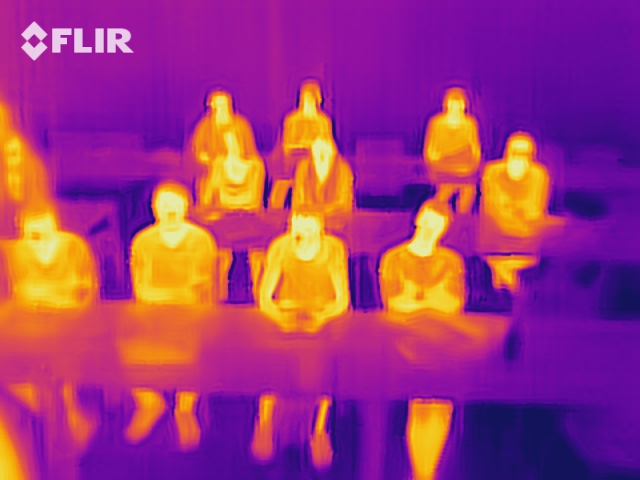
#> input picture testImages/FLIRImages/thermal3.jpg, 640 x 480 px
$ python smoothing.py
#> lines starting #> are read from the running program, lines starting #| are printed output that depends on the picture; after the words box and inside, x2 and y2 are one past the last pixel; in counts of white or black regions, pixels touching at a corner belong together
import cv2
import numpy as np

def nothing(x):
    pass

def smoothing():
    img = cv2.imread('../testImages/FLIRImages/thermal3.jpg')
#> img is the input picture: shape (480, 640, 3); mean B, G, R 121, 54.8, 157.6
    gray = cv2.cvtColor(img, cv2.COLOR_BGR2GRAY)
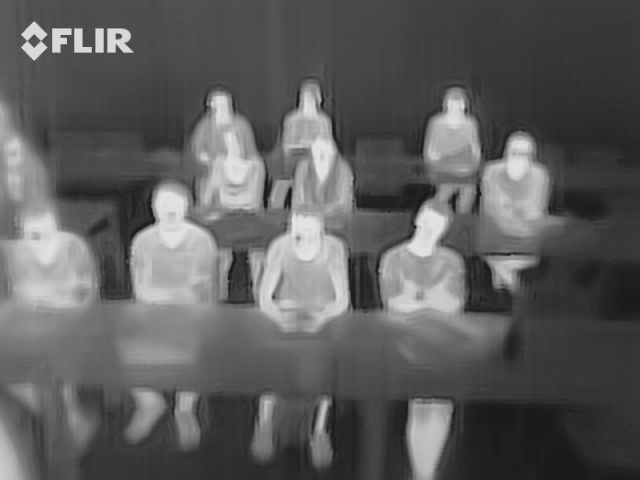
#> gray: shape (480, 640); min 26, max 226, mean 93.1

    cv2.namedWindow('Smoothing Transforms', cv2.WINDOW_AUTOSIZE)
    cv2.createTrackbar('Gaussian Kernel Value', 'Smoothing Transforms', 1, 100, nothing)
    cv2.createTrackbar('Smoothing Iterations', 'Smoothing Transforms', 0, 100, nothing)

    while True:
        gausKernelSize = cv2.getTrackbarPos('Gaussian Kernel Value', 'Smoothing Transforms')//2*2+1
        gausIterations = cv2.getTrackbarPos('Smoothing Iterations', 'Smoothing Transforms')

        # smoothing features
        gray_blur = cv2.GaussianBlur(gray, (gausKernelSize, gausKernelSize), gausIterations)

        adaptiveThresh = cv2.adaptiveThreshold(gray_blur, 255, cv2.ADAPTIVE_THRESH_GAUSSIAN_C, cv2.THRESH_BINARY, 11, 1)
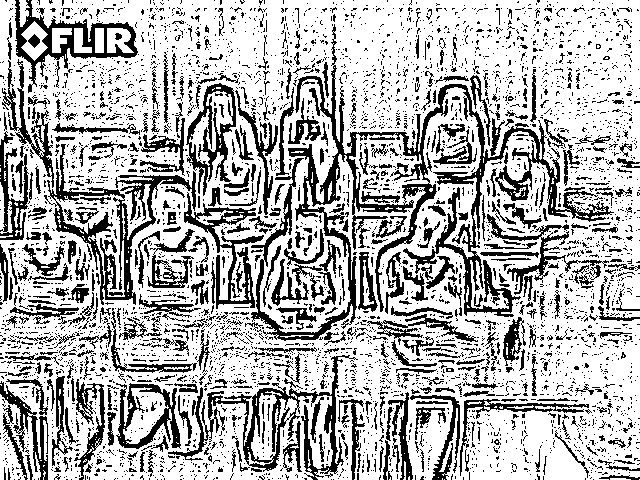
#> adaptiveThresh: shape (480, 640); 70.6% white; 4496 black regions (4009 under 20 px), largest, box (x1, y1, x2, y2) and area: (251, 24, 614, 341) 13925, (44, 144, 196, 305) 4074, (168, 355, 358, 480) 4011

        '''
        cv2.imshow('Threshold', binaryThresh)
        cv2.imshow('erosion', erosion)
        cv2.imshow('dilation', dilation)
        cv2.imshow('opening', opening)
        cv2.imshow('closing', closing)
        '''

        # Displaying Image
        combined = np.concatenate((gray_blur, adaptiveThresh), axis=1)
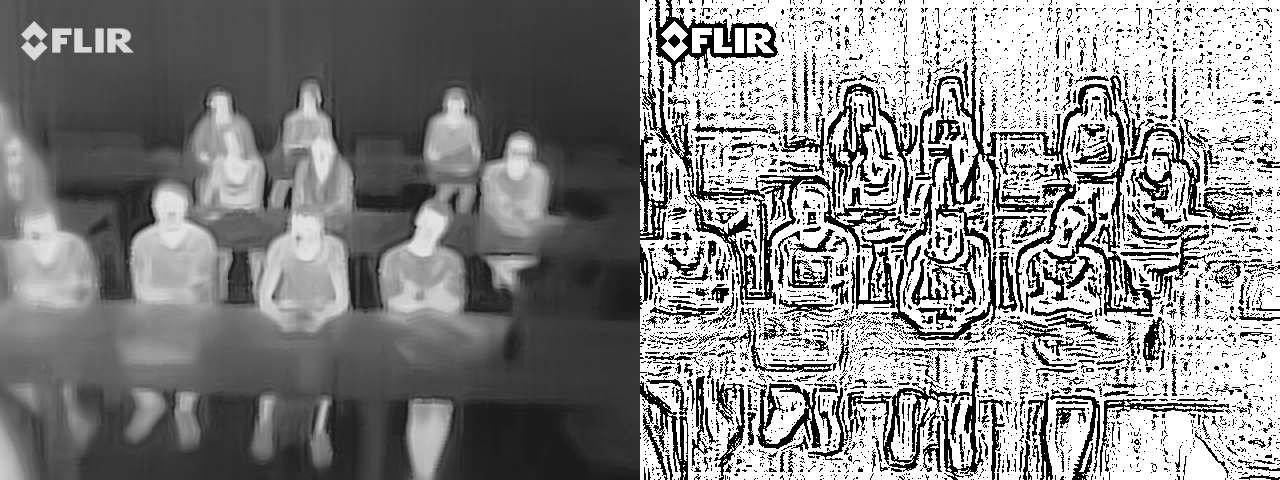
#> combined: shape (480, 1280); min 0, max 255, mean 136.5
        cv2.imshow('Smoothing Transforms', combined)

        if cv2.waitKey(100) & 0xFF == ord('q'):
#> (key q is pressed here)
            cv2.destroyAllWindows()
            break

if __name__ == "__main__":
    smoothing()

$ run again, with testImages/FLIRImages/thermal2.jpg copied over testImages/FLIRImages/thermal3.jpg
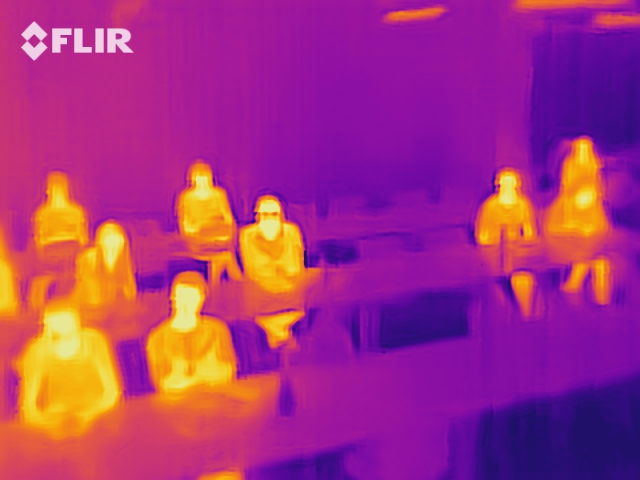
#> input picture testImages/FLIRImages/thermal2.jpg, 640 x 480 px
#> in smoothing, img is the input picture: shape (480, 640, 3); mean B, G, R 126.9, 49.7, 164.3
#> in smoothing, `adaptiveThresh = cv2.adaptiveThreshold(gray_blur, 255, cv2.ADAPTIVE_TH..`:
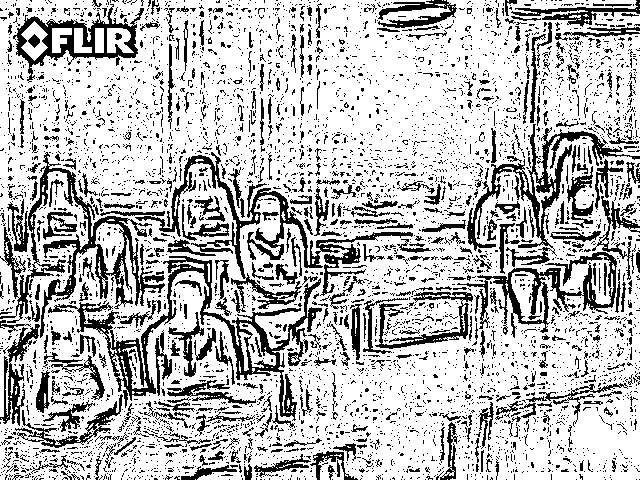
#> adaptiveThresh: shape (480, 640); 74.5% white; 5099 black regions (4642 under 20 px), largest, box (x1, y1, x2, y2) and area: (48, 256, 322, 421) 5885, (0, 152, 165, 338) 5566, (135, 152, 413, 313) 5079
#> in smoothing, `combined = np.concatenate((gray_blur, adaptiveThresh), axis=1)`:
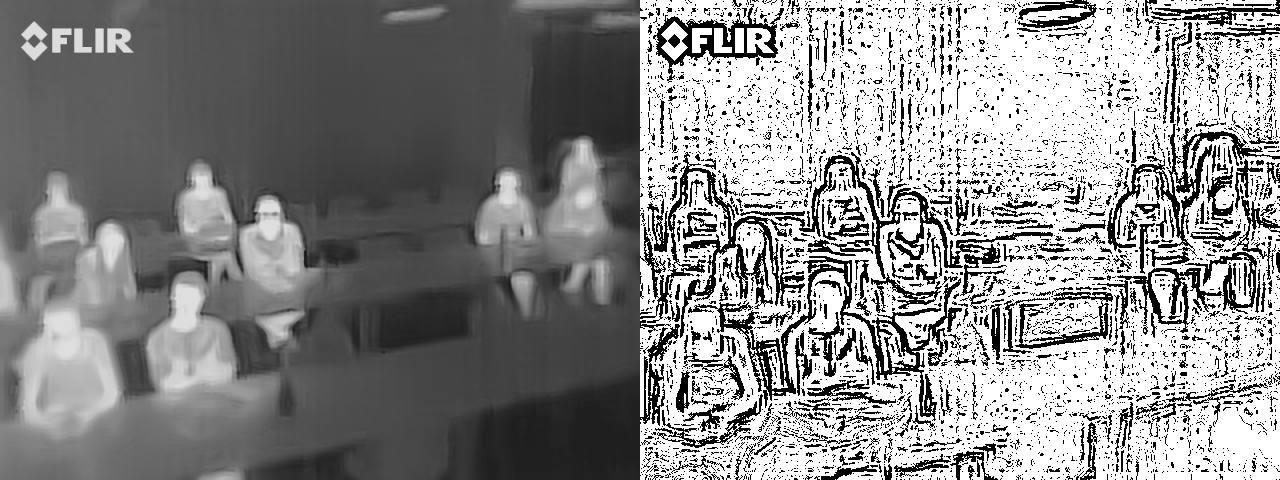
#> combined: shape (480, 1280); min 0, max 255, mean 141.4
